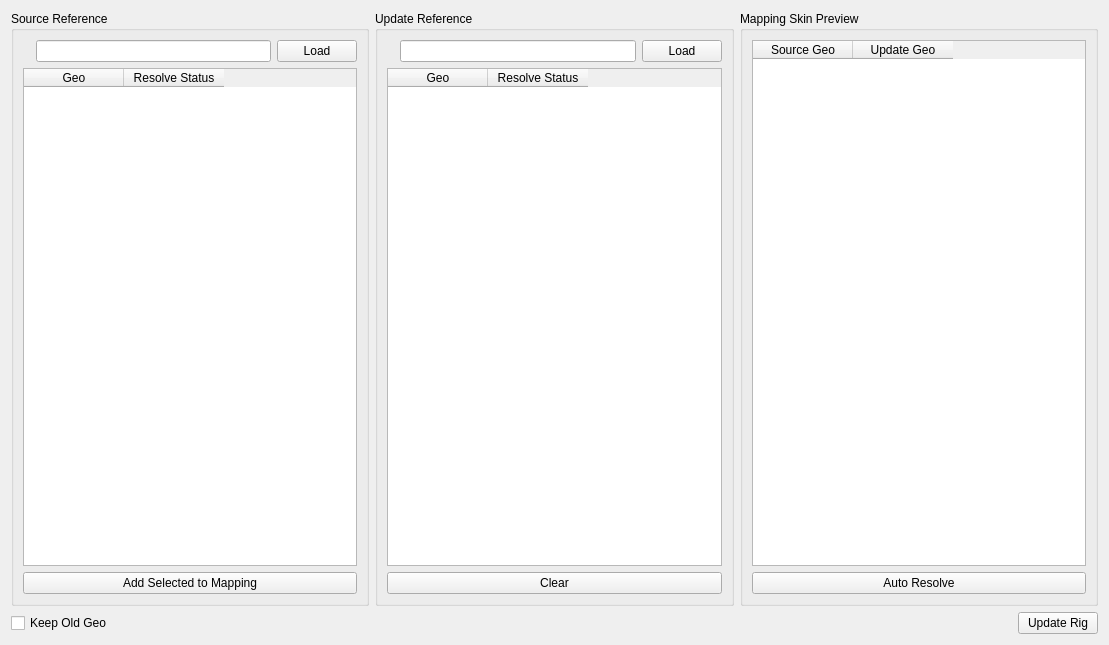
<?xml version="1.0" encoding="UTF-8"?>
<ui version="4.0">
 <class>Form</class>
 <widget class="QWidget" name="Form">
  <property name="geometry">
   <rect>
    <x>0</x>
    <y>0</y>
    <width>1109</width>
    <height>645</height>
   </rect>
  </property>
  <property name="windowTitle">
   <string>Form</string>
  </property>
  <layout class="QGridLayout" name="gridLayout_5">
   <item row="0" column="0">
    <widget class="QGroupBox" name="groupBox_2">
     <property name="title">
      <string>Source Reference</string>
     </property>
     <layout class="QGridLayout" name="gridLayout_3">
      <item row="1" column="0">
       <widget class="QTableWidget" name="tableWidget_geo_source_info">
        <column>
         <property name="text">
          <string>Geo</string>
         </property>
        </column>
        <column>
         <property name="text">
          <string>Resolve Status</string>
         </property>
        </column>
       </widget>
      </item>
      <item row="0" column="0">
       <layout class="QGridLayout" name="gridLayout">
        <item row="0" column="2">
         <widget class="QPushButton" name="pushButton_load_source_reference">
          <property name="text">
           <string>Load</string>
          </property>
         </widget>
        </item>
        <item row="0" column="1">
         <widget class="QLineEdit" name="lineEdit"/>
        </item>
        <item row="0" column="0">
         <widget class="QLabel" name="label">
          <property name="text">
           <string/>
          </property>
         </widget>
        </item>
       </layout>
      </item>
      <item row="2" column="0">
       <widget class="QPushButton" name="pushButton_add_mapping">
        <property name="text">
         <string>Add Selected to Mapping</string>
        </property>
       </widget>
      </item>
     </layout>
    </widget>
   </item>
   <item row="0" column="1">
    <widget class="QGroupBox" name="groupBox_3">
     <property name="title">
      <string>Update Reference</string>
     </property>
     <layout class="QGridLayout" name="gridLayout_4">
      <item row="1" column="0">
       <widget class="QTableWidget" name="tableWidget_geo_update_info">
        <column>
         <property name="text">
          <string>Geo</string>
         </property>
        </column>
        <column>
         <property name="text">
          <string>Resolve Status</string>
         </property>
        </column>
       </widget>
      </item>
      <item row="0" column="0">
       <layout class="QHBoxLayout" name="horizontalLayout_3">
        <item>
         <widget class="QLabel" name="label_2">
          <property name="text">
           <string/>
          </property>
         </widget>
        </item>
        <item>
         <widget class="QLineEdit" name="lineEdit_2"/>
        </item>
        <item>
         <widget class="QPushButton" name="pushButton_update_reference">
          <property name="text">
           <string>Load</string>
          </property>
         </widget>
        </item>
       </layout>
      </item>
      <item row="2" column="0">
       <widget class="QPushButton" name="pushButton_clear_selected">
        <property name="text">
         <string>Clear</string>
        </property>
       </widget>
      </item>
     </layout>
    </widget>
   </item>
   <item row="0" column="2">
    <widget class="QGroupBox" name="groupBox">
     <property name="title">
      <string>Mapping Skin Preview</string>
     </property>
     <layout class="QGridLayout" name="gridLayout_2">
      <item row="0" column="0">
       <widget class="QTableWidget" name="tableWidget_mapping_skin">
        <column>
         <property name="text">
          <string>Source Geo</string>
         </property>
        </column>
        <column>
         <property name="text">
          <string>Update Geo</string>
         </property>
        </column>
       </widget>
      </item>
      <item row="1" column="0">
       <layout class="QHBoxLayout" name="horizontalLayout_2">
        <item>
         <widget class="QPushButton" name="pushButton_auto_resolve">
          <property name="text">
           <string>Auto Resolve</string>
          </property>
         </widget>
        </item>
       </layout>
      </item>
     </layout>
    </widget>
   </item>
   <item row="1" column="0" colspan="3">
    <layout class="QHBoxLayout" name="horizontalLayout">
     <item>
      <widget class="QCheckBox" name="checkBox_keep_old_geo">
       <property name="text">
        <string>Keep Old Geo</string>
       </property>
      </widget>
     </item>
     <item>
      <spacer name="horizontalSpacer">
       <property name="orientation">
        <enum>Qt::Horizontal</enum>
       </property>
       <property name="sizeHint" stdset="0">
        <size>
         <width>40</width>
         <height>20</height>
        </size>
       </property>
      </spacer>
     </item>
     <item>
      <widget class="QPushButton" name="pushButton_update_rig">
       <property name="text">
        <string>Update Rig</string>
       </property>
      </widget>
     </item>
    </layout>
   </item>
  </layout>
 </widget>
 <resources/>
 <connections/>
</ui>
